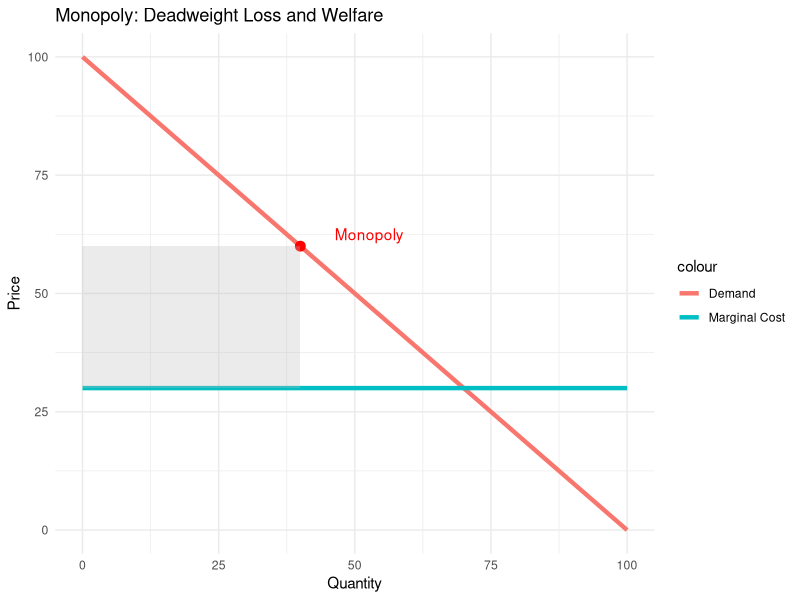

Reproduce this figure in R.
## ---- chunk 1
knitr::opts_chunk$set(echo = FALSE)
library(ggplot2)
library(tidyverse)
## ---- chunk 2
rm(list=ls())

# Set up data for the demand and marginal cost curves
quantity <- seq(0, 100, by = 1)
demand <- 100 - quantity
marginal_cost <- rep(30, length(quantity))  # Constant marginal cost for simplicity

## ---- chunk 3
# Set up data for the monopolist's chosen quantity and price


monopoly_quantity <- 40
monopoly_price <- demand[which.min(abs(quantity - monopoly_quantity))]

## ---- chunk 4
# Coordinates for shading deadweight loss area
dw_loss_points <- data.frame(
  x = c(0, monopoly_quantity, monopoly_quantity),
  y = c(demand[1], demand[which.min(abs(quantity - monopoly_quantity))], marginal_cost[which.min(abs(quantity - monopoly_quantity))])
)
## ---- chunk 5
# Create the ggplot
p <- ggplot() +
  geom_line(aes(x = quantity, y = demand, color = "Demand"), size = 1.5) +
  geom_line(aes(x = quantity, y = marginal_cost, color = "Marginal Cost"), size = 1.5) +
  geom_point(aes(x = monopoly_quantity, y = monopoly_price), color = "red", size = 3) +
  geom_text(aes(x = monopoly_quantity, y = monopoly_price, label = "Monopoly"), vjust = -0.5, hjust = -0.5, color = "red") +
  geom_ribbon(data = dw_loss_points, aes(x = x, ymin = marginal_cost[which.min(abs(quantity - monopoly_quantity))], ymax = demand[which.min(abs(quantity - monopoly_quantity))]), fill = "gray", alpha = 0.3) +
  labs(title = "Monopoly: Deadweight Loss and Welfare",
       x = "Quantity", y = "Price") +
  theme_minimal()
## ---- chunk 6
# Print the plot
print(p)
